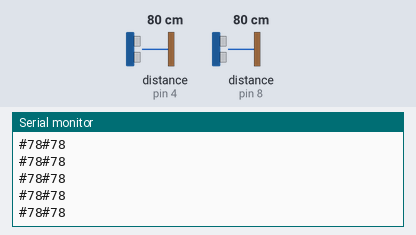
Recording of a sketch running on a simulated Arduino Uno, built with avr-gcc and run on an emulated ATmega328P. Shown: the last lines printed to the serial monitor. Wiring (inferred from the names in the program): 2 × ultrasonic range finder: trigger pin 3, echo pin 4 / trigger pin 7, echo pin 8. The inputs (shaded band) are chosen by the test bench; at power-on: distance to the obstacle (sensors on pin 4, pin 8) 80 cm. The echo pulse lasts 58.3 µs per cm.

Above: at 1.2 s.
1.3 s: distance to the obstacle (sensor on pin 4) set to 2 cm
At 2.4 s:
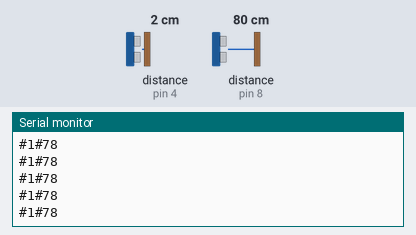
4.3 s: distance to the obstacle (sensor on pin 8) set to 2 cm
At 4.9 s:
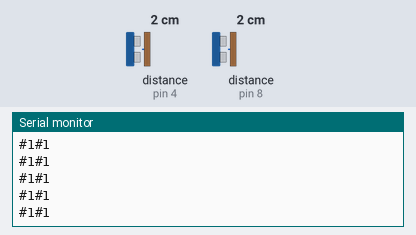
5.8 s: distance to the obstacle (sensor on pin 4) set to 4 cm
At 6.6 s:
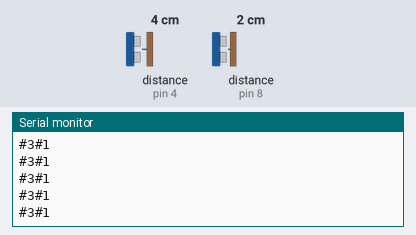
7.3 s: distance to the obstacle (sensor on pin 8) set to 4 cm
At 8.1 s:
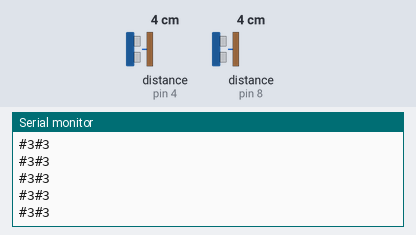
Timing chart, 0 to 9.8 s (numbered marks = the images above; inputs shaded):
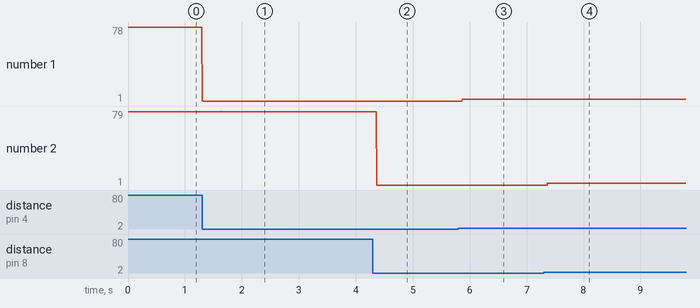

The sketch:

sensors_reading.ino
```cpp
// Pin per i sensori ultrasonici
#define echoPinRight 4  // filo verde
#define trigPinRight 3  // filo lilla
#define echoPinLeft 8   // filo verde
#define trigPinLeft 7   // filo lilla

void setup() {
  Serial.begin(9600);

  // Inizializzazione dei pin per i sensori ultrasonici
  pinMode(echoPinRight, INPUT);
  pinMode(trigPinRight, OUTPUT);
  pinMode(echoPinLeft, INPUT);
  pinMode(trigPinLeft, OUTPUT);
}

// Funzione per il sensore ultrasonico
long sonarsensor(int triggerPin, int echoPin) {
  long distance = 0;
  digitalWrite(triggerPin, LOW);
  digitalWrite(triggerPin, HIGH);
  delayMicroseconds(10);
  digitalWrite(triggerPin, LOW);
  long times = pulseIn(echoPin, HIGH);

  if (times < 38000) {
    distance = 0.034 * times / 2;
    return distance;
  }
  return distance;
}

void loop() {
  // Lettura e stampa dei valori dei sensori ultrasonici
  Serial.print("#");
  Serial.print(sonarsensor(trigPinRight, echoPinRight));
  Serial.print("#");
  Serial.println(sonarsensor(trigPinLeft, echoPinLeft));
}
```

Measured:
- after the input at 1.3 s, the serial monitor: prints a new line at once (image 1)
- after the input at 4.3 s, the serial monitor: prints a new line after 0.07 s (image 2)
- after the input at 5.8 s, the serial monitor: prints a new line after 0.07 s (image 3)
- after the input at 7.3 s, the serial monitor: prints a new line after 0.07 s (image 4)
- plotted number 1: 78 → 1 after the input at 1.3 s, 1 → 3 after the input at 5.8 s
